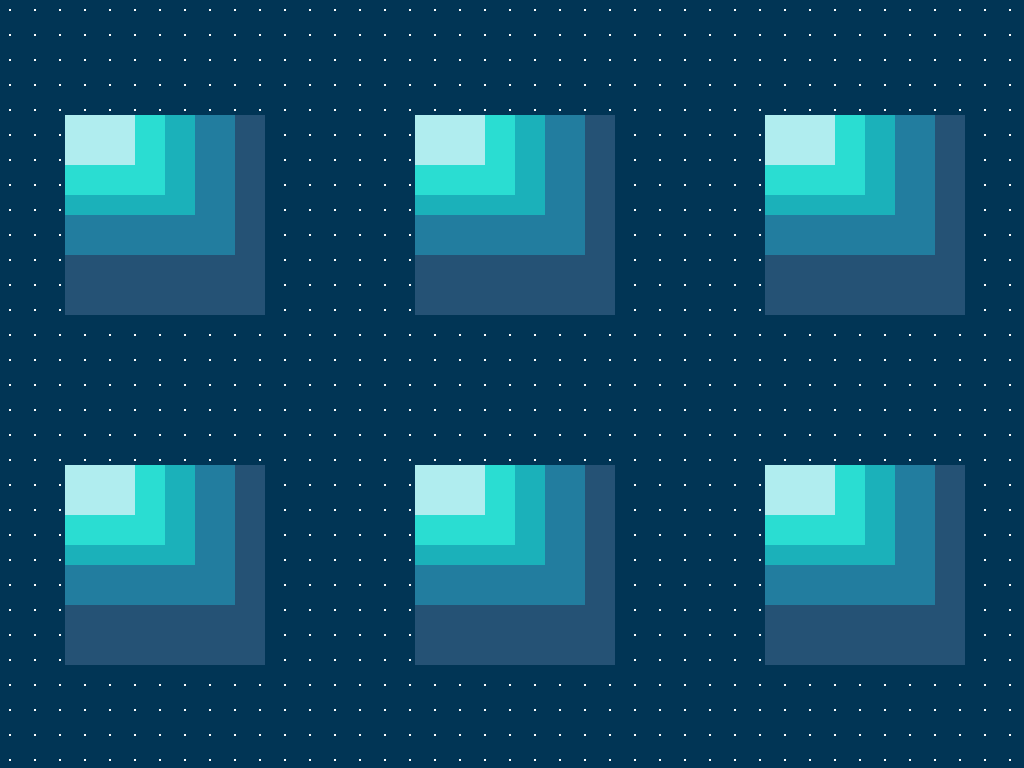
Frame 1 (no input)
Frame 2 (the mouse pressed at the canvas centre, redrawn once): identical to frame 1, image omitted

The Processing sketch that drew this single still picture (run headless with seeded random() and noise(); the mouse was pressed at the canvas centre and the sketch redrawn once):

// Processing sketch: processing_147694
// ── processing_147694.pde

// Konkuk University
// Department of Dynamic Media
// SOS iDesign
// Name: KIM Mirae
// ID: 201420064
 
void setup() {
  size (1024, 768);
  background(#013555);
  noLoop();
  smooth();
  
}
 
void draw() {
  
  //background pattern
  for (int i = 10; i < width; i += 25) {
  for (int j = 10; j < height; j += 25) {
  rectMode(CENTER);
    stroke(#ffffff);
  rect(i, j, 1, 1);
    rect(j, i, 1, 1);
  }
  }
 
 //pattern
  for (int i = 0; i < 1024; i = i +350) {
  for (int j = 0; j < 768; j = j +350) {
 
 
      rectMode(CENTER);
      fill(#255275);
      noStroke();
      rect(i+165,j+215,200,200);
  
      rectMode(CENTER);
      fill(#227d9f);
      noStroke();
      rect(i+150,j+185,170,140);
     
      rectMode(CENTER);
      fill(#1bb1ba);
      noStroke();
      rect(i+130,j+165,130,100);
      
      rectMode(CENTER);
      fill(#2addd2);
      noStroke();
      rect(i+115,j+155,100,80);
      
      rectMode(CENTER);
      fill(#b0edef);
      noStroke();
      rect(i+100,j+140,70,50);
      
      
      
    }
  }
}
